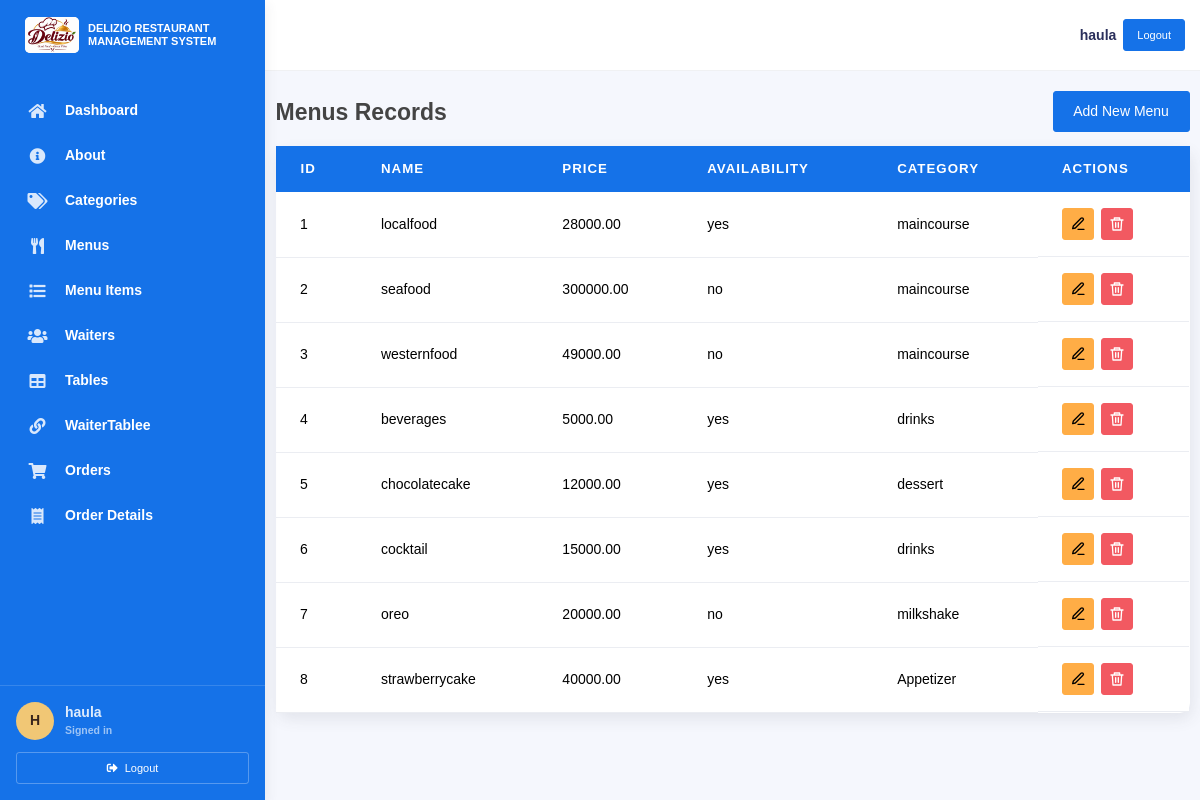
/menus/ (signed in), run on the app's committed database.
### Hotel/models.py (models this page shows, shortened)
class Menu(models.Model):
  menu_name = models.CharField(max_length=20)
  price = models.DecimalField(max_digits=10, decimal_places=2)
  availability = models.CharField(max_length=30)
  category = models.ForeignKey(Category, on_delete=models.CASCADE)

class Category(models.Model):
  category_name = models.CharField(max_length=30)
  def __str__(self):
    return self.category_name

### Hotel/views.py (the view)
# urls.py: path("menus/", views.menu_page, name="menu"),
@login_required
def menu_page(request):
    return _crud(request, Menu, MenuForm, "restaurant:menu",
                 "Menus", [
                     ("ID", "id"), ("Name", "menu_name"), ("Price", "price"),
                     ("Availability", "availability"), ("Category", "category"),
                 ])

### Hotel/templates/records.html (shortened to what this page needs)
{% extends "base.html" %}
{% block content %}
        <div class="records-page-heading d-flex align-items-center justify-content-between mb-3">
            <h2 class="page-title mb-0">{{ title }} Records</h2>
            <a href="{{ request.path }}?new=1" class="btn btn-primary">{{ add_button_label }}</a>
        </div>
        <div class="card card-round">
            <div class="card-body p-0">
                <div class="table-responsive">
        <table class="table table-head-bg-primary table-hover align-middle mb-0">
            <thead><tr>{% for heading, field in columns %}<th>{{ heading }}</th>{% endfor %}<th>Actions</th></tr></thead>
            <tbody>
                {% for object in objects %}
                <tr>
                    {% for heading, field in columns %}
                    <td>
                        {% if field == "category" %}{{ object.category }}
                        {% elif field == "menu" %}{{ object.menu|default:"-" }}
                        {% elif field == "menu_id" %}{{ object.menu_id }}
                        {% elif field == "waiter" %}{{ object.waiter }}
                        {% elif field == "tablee" %}{{ object.tablee }}
                        {% elif field == "waiter_id" %}{{ object.waiter_id }}
                        {% elif field == "tablee_id" %}{{ object.tablee_id }}
                        {% elif field == "order" %}{{ object.order }}
                        {% else %}{% if field == "id" or field == "orderdetails_id" or field == "waitertablee_id" %}{{ object.pk }}{% elif field == "category_name" %}{{ object.category_name }}{% elif field == "menu_name" %}{{ object.menu_name }}{% elif field == "price" %}{{ object.price }}{% elif field == "availability" %}{{ object.availability }}{% elif field == "menu_item" %}{{ object.menu_item }}{% elif field == "waiter_name" %}{{ object.waiter_name }}{% elif field == "birth_date" %}{{ object.birth_date }}{% elif field == "shift" %}{{ object.shift }}{% elif field == "contact" %}{{ object.contact }}{% elif field == "address" %}{{ object.address }}{% elif field == "number_of_tables_assigned" %}{{ object.number_of_tables_assigned|default:"-" }}{% elif field == "location" %}{{ object.location }}{% elif field == "tablee_status" %}{{ object.tablee_status }}{% elif field == "capacity" %}{{ object.capacity }}{% elif field == "order_type" %}{{ object.order_type }}{% elif field == "customer" %}{{ object.customer }}{% elif field == "order_status" %}{{ object.order_status }}{% elif field == "amount" %}{{ object.amount }}{% elif field == "order_date" %}{{ object.order_date }}{% elif field == "quantity" %}{{ object.quantity }}{% endif %}{% endif %}
                    </td>
                    {% endfor %}
                    <td class="record-actions d-flex align-items-center gap-2">
                        <a href="?edit={{ object.pk }}" class="edit-btn icon-btn btn btn-warning btn-sm" title="Edit" aria-label="Edit record" style="width:32px!important;height:32px!important;min-height:32px!important;max-height:32px!important;padding:7px!important;display:inline-flex!important;align-items:center!important;justify-content:center!important;box-sizing:border-box!important;">
                        </a>
                        <form method="post" style="display:inline; padding:0; background:none; border:0; box-shadow:none;">
                            <button type="submit" class="delete-btn icon-btn btn btn-danger btn-sm" title="Delete" aria-label="Delete record" onclick="return confirm('Delete this record?')" style="width:32px!important;height:32px!important;min-height:32px!important;max-height:32px!important;padding:7px!important;display:inline-flex!important;align-items:center!important;justify-content:center!important;box-sizing:border-box!important;">
                            </button>
                        </form>
                    </td>
                </tr>
                {% empty %}
                <tr><td colspan="{{ columns|length|add:1 }}">No records yet.</td></tr>
                {% endfor %}
            </tbody>
        </table>
                </div>
            </div>
        </div>
{% endblock %}

### Hotel/templates/base.html (shortened to what this page needs)
{% load static %}
<!DOCTYPE html>
<html lang="en">
<head>
    <link rel="stylesheet" href="{% static 'Kaiadmin/assets/css/bootstrap.min.css' %}">
    <link rel="stylesheet" href="{% static 'Kaiadmin/assets/css/plugins.min.css' %}">
    <link rel="stylesheet" href="{% static 'Kaiadmin/assets/css/kaiadmin.min.css' %}">
    <link rel="stylesheet" href="{% static 'Kaiadmin/assets/css/fonts.min.css' %}">
</head>
<body>
    <div class="wrapper">
        {% if user.is_authenticated %}
        <aside class="sidebar" data-background-color="dark">
            <div class="sidebar-logo">
                <div class="logo-header" data-background-color="dark">
                    <a class="restaurant-sidebar-brand" href="{% url 'restaurant:index' %}">
                        <img src="{% static 'Kaiadmin/assets/img/Delizio Culinary Elegance Logo.png' %}" alt="Delizio Culinary Elegance">
                        <span>Delizio Restaurant Management System</span>
                    </a>
                </div>
            </div>
            <div class="sidebar-wrapper scrollbar scrollbar-inner">
                <div class="sidebar-content">
                    <ul class="nav nav-secondary" aria-label="Main navigation">
                        <li class="nav-item"><a href="{% url 'restaurant:index' %}"><i class="fas fa-home"></i><p>Dashboard</p></a></li>
                        <li class="nav-item"><a href="{% url 'restaurant:about' %}"><i class="fas fa-info-circle"></i><p>About</p></a></li>
                        <li class="nav-item"><a href="{% url 'restaurant:category' %}"><i class="fas fa-tags"></i><p>Categories</p></a></li>
                        <li class="nav-item"><a href="{% url 'restaurant:menu' %}"><i class="fas fa-utensils"></i><p>Menus</p></a></li>
                        <li class="nav-item"><a href="{% url 'restaurant:menuitem' %}"><i class="fas fa-list"></i><p>Menu Items</p></a></li>
                        <li class="nav-item"><a href="{% url 'restaurant:waiter' %}"><i class="fas fa-users"></i><p>Waiters</p></a></li>
                        <li class="nav-item"><a href="{% url 'restaurant:table' %}"><i class="fas fa-table"></i><p>Tables</p></a></li>
                        <li class="nav-item"><a href="{% url 'restaurant:waitertablee' %}"><i class="fas fa-link"></i><p>WaiterTablee</p></a></li>
                        <li class="nav-item"><a href="{% url 'restaurant:order' %}"><i class="fas fa-shopping-cart"></i><p>Orders</p></a></li>
                        <li class="nav-item"><a href="{% url 'restaurant:order_details' %}"><i class="fas fa-receipt"></i><p>Order Details</p></a></li>
                    </ul>
                </div>
            </div>
            <div class="sidebar-account">
                <div class="sidebar-account-user">
                    <span class="sidebar-account-avatar" aria-hidden="true">{{ user.username|first|upper }}</span>
                    <span class="sidebar-account-name">
                        {{ user.username }}
                        <span class="sidebar-account-label">Signed in</span>
                    </span>
                </div>
                <form method="post" action="{% url 'restaurant:logout' %}">
                    <button type="submit" class="btn btn-outline-light btn-sm sidebar-logout">
                        <i class="fas fa-sign-out-alt me-2" aria-hidden="true"></i>Logout
                    </button>
                </form>
            </div>
        </aside>
        <div class="main-panel">
            <header class="main-header">
                <nav class="navbar navbar-header navbar-header-transparent border-bottom">
                    <div class="container-fluid justify-content-end">
                        <div class="d-flex align-items-center gap-2">
                            <span class="fw-bold">{{ user.username }}</span>
                            <form method="post" action="{% url 'restaurant:logout' %}" class="d-inline">
                                <button type="submit" class="btn btn-primary btn-sm">Logout</button>
                            </form>
                        </div>
                    </div>
                </nav>
            </header>
        {% endif %}
        <main class="container-fluid py-4">
            {% block content %}{% endblock %}
        </main>
        {% if user.is_authenticated %}
        </div>
        {% endif %}
    </div>
</body>
</html>

### Hotel/templates/base.html (style rules this page uses)
.sidebar[data-background-color="dark"] { background: #1572e8 !important; }
.sidebar[data-background-color="dark"] .logo-header { background: #1572e8 !important; }
.sidebar[data-background-color="dark"] .nav-secondary > .nav-item > a { color: rgba(255, 255, 255, .92); }
.sidebar[data-background-color="dark"] .nav-secondary > .nav-item > a i { color: rgba(255, 255, 255, .84); }
.sidebar[data-background-color="dark"] .nav-secondary > .nav-item > a p { color: #fff !important; }
.sidebar { display: flex; flex-direction: column; }
.sidebar .sidebar-wrapper { flex: 1 1 auto; min-height: 0; }
.restaurant-sidebar-brand { display: flex; align-items: center; gap: 9px; min-width: 0; color: #fff; font-size: 11px; font-weight: 700; line-height: 1.15; text-decoration: none; text-transform: uppercase; }
.restaurant-sidebar-brand img { flex: 0 0 54px; width: 54px; height: 36px; object-fit: contain; background: #fff; border-radius: 5px; }
.restaurant-sidebar-brand span { min-width: 0; white-space: normal; }
.sidebar-account { flex: 0 0 auto; padding: 16px; color: rgba(255, 255, 255, .86); border-top: 1px solid rgba(255, 255, 255, .14); }
.sidebar-account-user { display: flex; align-items: center; gap: 11px; min-width: 0; margin-bottom: 12px; }
.sidebar-account-avatar { display: grid; flex: 0 0 38px; width: 38px; height: 38px; place-items: center; color: #39251c; font-weight: 800; background: #f1c775; border-radius: 50%; }
.sidebar-account-name { overflow: hidden; font-weight: 700; text-overflow: ellipsis; white-space: nowrap; }
.sidebar-account-label { display: block; color: rgba(255, 255, 255, .58); font-size: .75rem; }
.sidebar-account form { margin: 0; }
.sidebar-logout { width: 100%; color: #fff !important; border-color: rgba(255, 255, 255, .28) !important; }

### Hotel/templates/records.html (style rules this page uses)
.records-page-heading { margin-top: 5rem; }

### data on the page
Menu: pk "1", menu_name "localfood", price "28000.00", availability "yes", category "maincourse"
Menu: pk "2", menu_name "seafood", price "300000.00", availability "no", category "maincourse"
Menu: pk "3", menu_name "westernfood", price "49000.00", availability "no", category "maincourse"
Menu: pk "4", menu_name "beverages", price "5000.00", availability "yes", category "drinks"
Menu: pk "5", menu_name "chocolatecake", price "12000.00", availability "yes", category "dessert"
Menu: pk "6", menu_name "cocktail", price "15000.00", availability "yes", category "drinks"
Menu: pk "7", menu_name "oreo", price "20000.00", availability "no", category "milkshake"
Menu: pk "8", menu_name "strawberrycake", price "40000.00", availability "yes", category "Appetizer"

### other printed values
{{ user.username|first|upper }} "H"
{{ user.username }} "haula"
{{ title }} "Menus"
{{ add_button_label }} "Add New Menu"
{{ heading }} "ID" "NAME" "PRICE" "AVAILABILITY" "CATEGORY"
